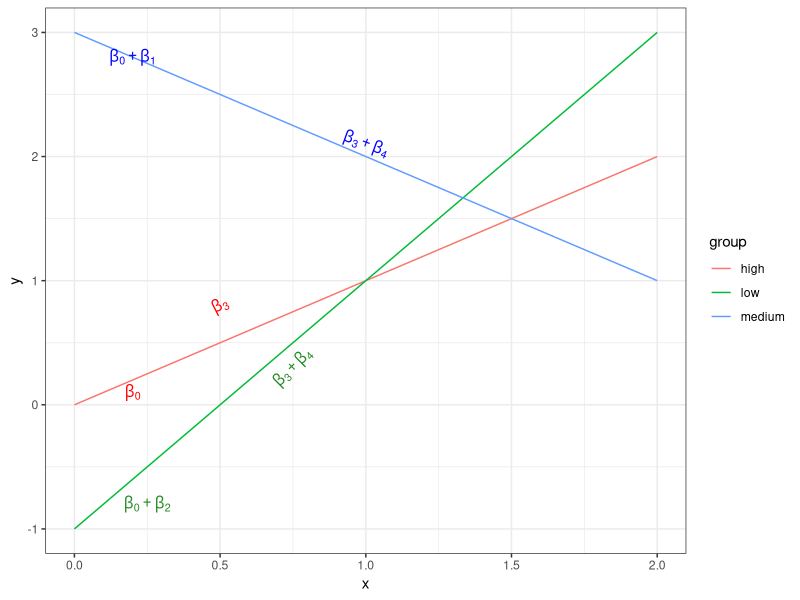

Generate this figure with R:
## ---- chunk 1
knitr::opts_chunk$set(echo = TRUE)
## ---- chunk 2
library(tidyverse)
beta0 <- 0
beta1 <- 3
beta2 <- -1
beta3 <- 1
beta4 <- -2
beta5 <- 1

x_seq <- 0:2

line_data <- tibble(x = rep(x_seq, 3),
                    y = c(beta0 + beta3 * x_seq,
                          beta0 + beta1 + (beta3 + beta4) * x_seq,
                          beta0 + beta2 + (beta3 + beta5) * x_seq),
                    group = rep(c('high', 'medium', 'low'), each = length(x_seq)))
                    

line_data %>% ggplot(aes(x = x, y = y, color = group)) + 
  geom_line() + theme_bw() + 
  annotate('text', x=.2, y = .1 ,
           label = expression(beta[0]), color = 'red') +
  annotate('text', x=.2, y = 2.8 ,
           label = expression(beta[0] + beta[1]), color = 'blue') +
  annotate('text', x=.25, y = -0.8 ,
           label = expression(beta[0] +beta[2]), color = 'forestgreen') +
  annotate('text', x=0.5, y = .8 ,
           label = expression(beta[3]), angle = 27, color = 'red') +
    annotate('text', x=1, y = 2.1 ,
             label = expression(beta[3] + beta[4]), angle = 340, color = 'blue') +
      annotate('text', x=.75, y = .3 ,
               label = expression(slope = beta[3] + beta[4]), angle = 45, color = 'forestgreen') 



